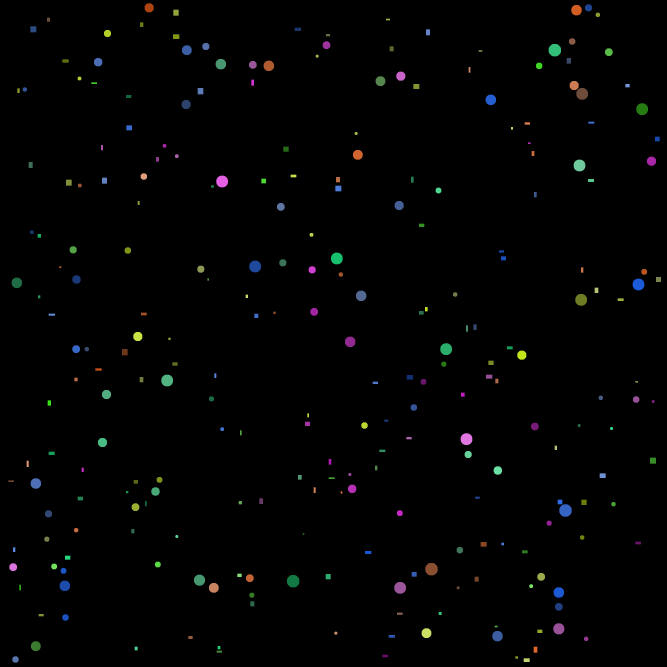
#> input picture colors_and_shapes/balls_and_rects.png, 2000 x 2000 px (shown at 1/3 size)
$ python main.py
#> lines starting #> are read from the running program, lines starting #| are printed output that depends on the picture; after the words box and inside, x2 and y2 are one past the last pixel; in counts of white or black regions, pixels touching at a corner belong together
import matplotlib.pyplot as plt
import cv2
import numpy as np
from skimage.measure import label, regionprops

image = plt.imread("balls_and_rects.png")
#> image is the input picture: shape (2000, 2000, 3) float32; mean R, G, B 0.00795, 0.00907, 0.00872
hsv = cv2.cvtColor(image, cv2.COLOR_RGB2HSV)
#> hsv: shape (2000, 2000, 3) float32; mean H, S, V 3.1, 0, 0
image_mean = np.mean(image, axis=2)
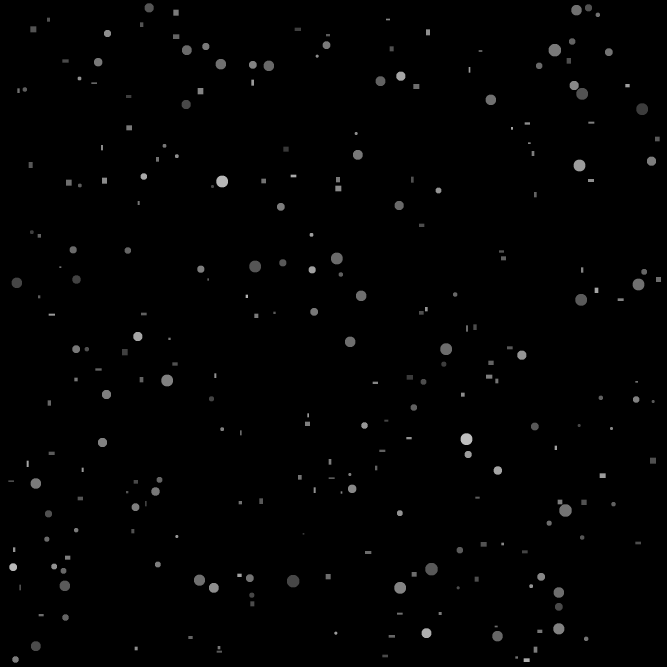
#> image_mean: shape (2000, 2000) float32 (shown at 1/3 size); min 0, max 0.745, mean 0.00858
binary = image_mean > 0
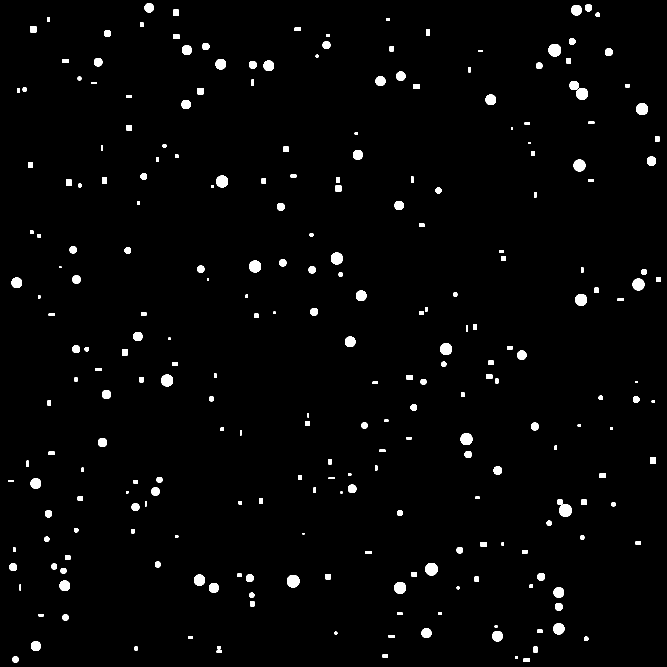
#> binary: shape (2000, 2000) bool (shown at 1/3 size); 1.9% white; 257 white regions


def clustering(colors):
    clusters = []
    while colors:
        item = colors.pop(0)
        cluster = [item]
        similar_colors = [color for color in colors if abs(item - color) < 5]
        for color in similar_colors:
            cluster.append(color)
            colors.remove(color)
        clusters.append(cluster)
    return clusters


labeled = label(binary)
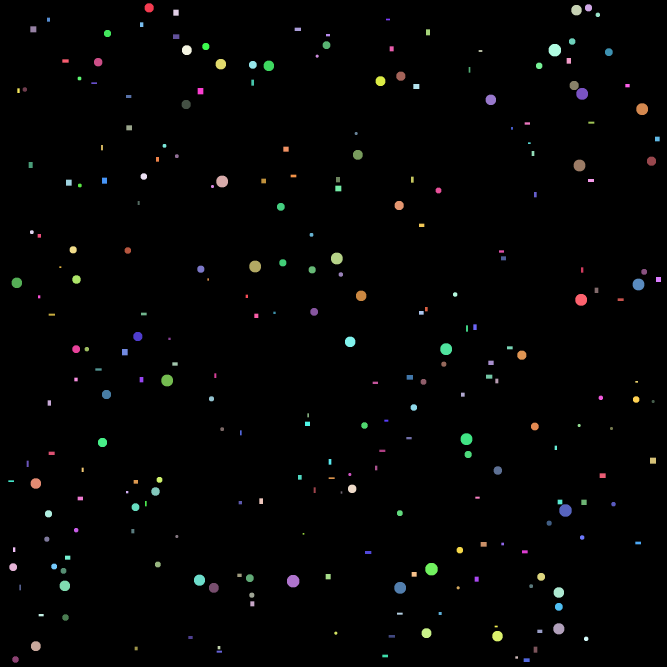
#> labeled: shape (2000, 2000) int32 (shown at 1/3 size); 258 distinct labels, from 0 to 257; one colour per label, 0 black
regions = regionprops(labeled)
#> regions = 257 regions; largest, box (x1, y1, x2, y2) and area: (1646, 132, 1683, 169) 1125, (1678, 1513, 1715, 1550) 1125, (1276, 1689, 1313, 1726) 1125, (861, 1725, 898, 1762) 1125, (1729, 264, 1764, 299) 1005

all_count = np.max(labeled)
#> all_count = 257
print(f"Всего: {all_count}")
#| Всего: 257

rect = []
circle = []
h = hsv[:, :, 0]

for region in regions:
    r = h[region.bbox[0]:region.bbox[2], region.bbox[1]:region.bbox[3]]
    if len(np.unique(r)) == 1:
        rect.extend(np.unique(r))
    else:
        circle.extend(np.unique(r)[1:2])
#> this loop made 257 passes
#> pass 1, `r = h[region.bbox[0]:region.bbox[2], region.bbox[1]:region.bbox[3]]`:
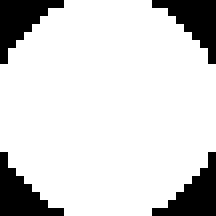
#> r: shape (27, 27) float32 (shown 8 times larger); values 0 (black) and 19.87 (white), 83.5% white; 4 black regions, box (x1, y1, x2, y2) and area: (0, 0, 8, 8) 30, (19, 0, 27, 8) 30, (0, 19, 8, 27) 30, (19, 19, 27, 27) 30
#> pass 2, `r = h[region.bbox[0]:region.bbox[2], region.bbox[1]:region.bbox[3]]`:
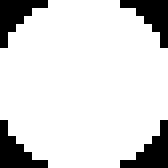
#> r: shape (21, 21) float32 (shown 8 times larger); values 0 (black) and 220 (white), 84.6% white; 4 black regions (4 under 20 px)
#> pass 3, `r = h[region.bbox[0]:region.bbox[2], region.bbox[1]:region.bbox[3]]`:
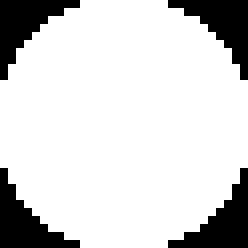
#> r: shape (31, 31) float32 (shown 8 times larger); values 0 (black) and 20 (white), 82.5% white; 4 black regions, box (x1, y1, x2, y2) and area: (0, 0, 10, 10) 42, (21, 0, 31, 10) 42, (0, 21, 10, 31) 42, (21, 21, 31, 31) 42
#> after the loop, circle = 122 values, max 300 at index 6, min 19.2 at index 20, mean 160.4; rect = 135 values, max 300 at index 27, min 19.69 at index 122, mean 134.3

rect_count = len(rect)
#> rect_count = 135
circle_count = len(circle)
#> circle_count = 122

print(f"Всего квадратов: {rect_count}, всего кругов: {circle_count}")
#| Всего квадратов: 135, всего кругов: 122

rect_cluster = clustering(rect)
#> the loop in clustering, `while colors:` made 6 passes
#> item on passes 1, 2, 3, 5, 6: 69.81, 20, 219.8, 110, 150
#> (item, similar_colors) on pass 4: (300, [300, 300, 300, 300, 300, 300, 300, 300, 300, 300, 300, 300])
#> after the loop in clustering, `while colors:`: clusters = 6 items; colors = []
#> rect_cluster = 6 items
circle_cluster = clustering(circle)
#> the loop in clustering (call 2), `while colors:` made 6 passes
#> item on passes 1 to 6: 19.87, 220, 69.91, 300, 149.8, 110.1
#> circle_cluster = 6 items

for i in range(len(rect_cluster)):
    idx = [[j for k in circle_cluster[j] if int(k) == int(rect_cluster[i][0])] for j in range(len(circle_cluster))]
    idx = [i[0] for i in idx if i][0]
    print(f"Оттенок: {int(rect_cluster[i][0])}, Прямоугольников: {len(rect_cluster[i])}, Кругов: {len(circle_cluster[idx])}")
#> this loop made 6 passes
#> idx on passes 1 to 6: 2, 0, 1, 3, 5, 4
#| Оттенок: 69, Прямоугольников: 32, Кругов: 19
#| Оттенок: 19, Прямоугольников: 22, Кругов: 17
#| Оттенок: 219, Прямоугольников: 29, Кругов: 29
#| Оттенок: 300, Прямоугольников: 13, Кругов: 23
#| Оттенок: 110, Прямоугольников: 17, Кругов: 12
#| Оттенок: 149, Прямоугольников: 22, Кругов: 22
